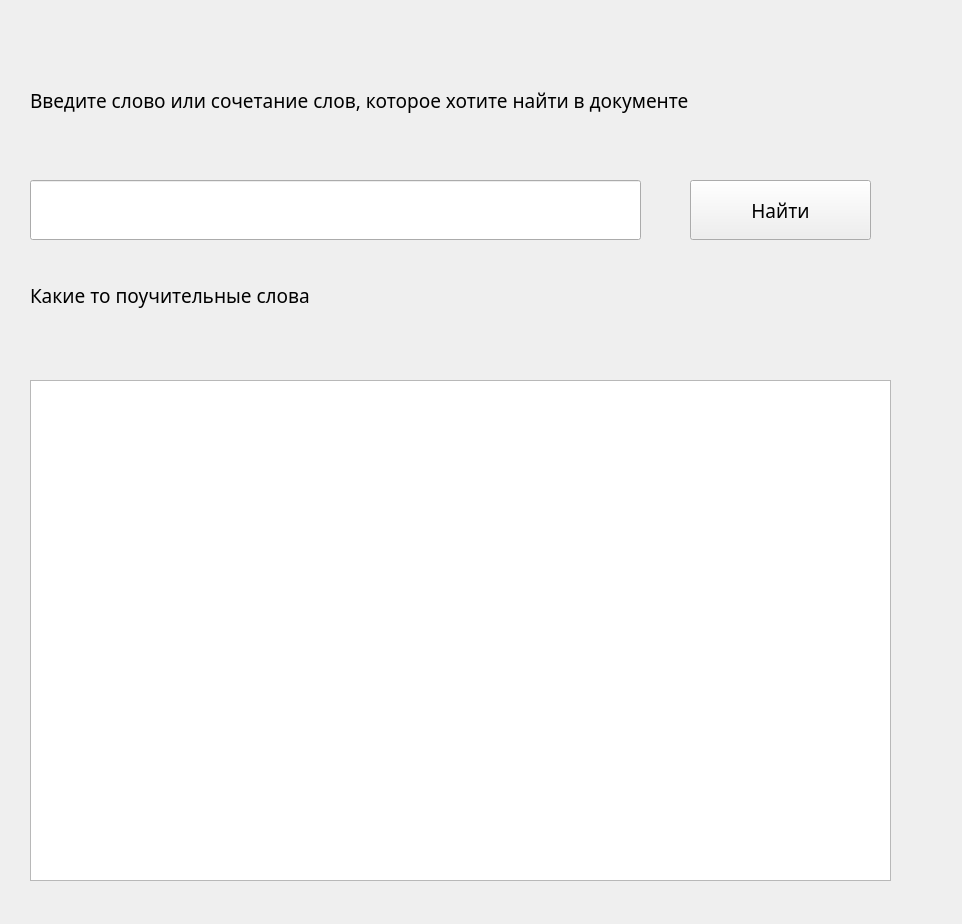
<?xml version="1.0" encoding="UTF-8"?>
<ui version="4.0">
 <class>Text</class>
 <widget class="QWidget" name="Text">
  <property name="geometry">
   <rect>
    <x>0</x>
    <y>0</y>
    <width>962</width>
    <height>924</height>
   </rect>
  </property>
  <property name="font">
   <font>
    <family>Bahnschrift Light</family>
    <pointsize>14</pointsize>
   </font>
  </property>
  <property name="windowTitle">
   <string>Поиск по тексту</string>
  </property>
  <widget class="QLabel" name="info">
   <property name="geometry">
    <rect>
     <x>30</x>
     <y>50</y>
     <width>911</width>
     <height>100</height>
    </rect>
   </property>
   <property name="font">
    <font>
     <family>Bahnschrift Light</family>
     <pointsize>14</pointsize>
    </font>
   </property>
   <property name="text">
    <string>Введите слово или сочетание слов, которое хотите найти в документе </string>
   </property>
   <property name="wordWrap">
    <bool>true</bool>
   </property>
  </widget>
  <widget class="QLineEdit" name="lineEdit">
   <property name="geometry">
    <rect>
     <x>30</x>
     <y>180</y>
     <width>611</width>
     <height>60</height>
    </rect>
   </property>
   <property name="font">
    <font>
     <family>Bahnschrift Light</family>
     <pointsize>14</pointsize>
    </font>
   </property>
  </widget>
  <widget class="QLabel" name="message">
   <property name="geometry">
    <rect>
     <x>30</x>
     <y>260</y>
     <width>911</width>
     <height>71</height>
    </rect>
   </property>
   <property name="font">
    <font>
     <family>Bahnschrift Light</family>
     <pointsize>14</pointsize>
    </font>
   </property>
   <property name="text">
    <string>Какие то поучительные слова </string>
   </property>
   <property name="wordWrap">
    <bool>true</bool>
   </property>
  </widget>
  <widget class="QPushButton" name="searchButton">
   <property name="geometry">
    <rect>
     <x>690</x>
     <y>180</y>
     <width>181</width>
     <height>60</height>
    </rect>
   </property>
   <property name="font">
    <font>
     <family>Bahnschrift Light</family>
     <pointsize>14</pointsize>
    </font>
   </property>
   <property name="text">
    <string>Найти</string>
   </property>
  </widget>
  <widget class="QTextEdit" name="text">
   <property name="geometry">
    <rect>
     <x>30</x>
     <y>380</y>
     <width>861</width>
     <height>501</height>
    </rect>
   </property>
   <property name="font">
    <font>
     <family>Bahnschrift Light</family>
     <pointsize>14</pointsize>
    </font>
   </property>
  </widget>
 </widget>
 <resources/>
 <connections/>
</ui>
